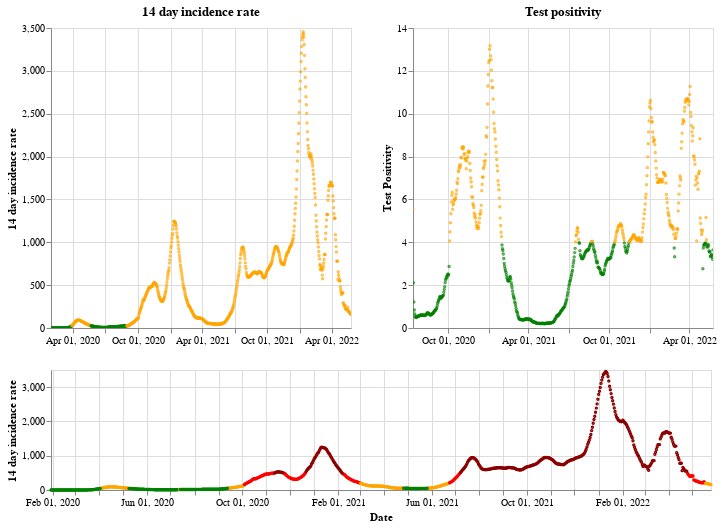

The cell this chart's notebook holds for it:
### Markdown cell above
## England

### Code cell
plot_traffic_light('England')

### Figure 1 — Vega-Lite specification as saved in the notebook (floating-point values rounded to 4 significant figures; data arrays with more than 128 entries replaced by an {"elided": "..."} marker saying what was removed)
{"config": {"view": {"continuousWidth": 400, "continuousHeight": 300}}, "vconcat": [{"hconcat": [{"mark": {"type": "point", "size": 2}, "encoding": {"color": {"condition": {"value": "green", "test": "(datum.twoWeeklyCasesRate <= 25)"}, "value": "orange"}, "tooltip": [{"type": "nominal", "field": "areaName"}, {"type": "temporal", "field": "date"}, {"type": "quantitative", "field": "twoWeeklyCasesRate"}, {"type": "quantitative", "field": "testPositivity"}], "x": {"type": "temporal", "axis": {"title": ""}, "field": "date", "scale": {"domain": {"selection": "DateBrush"}}, "timeUnit": "yearmonthdate"}, "y": {"type": "quantitative", "axis": {"title": "14 day incidence rate"}, "field": "twoWeeklyCasesRate"}}, "title": "14 day incidence rate", "width": 300}, {"mark": {"type": "point", "size": 2}, "encoding": {"color": {"condition": {"value": "green", "test": "(datum.testPositivity <= 4)"}, "value": "orange"}, "tooltip": [{"type": "nominal", "field": "areaName"}, {"type": "temporal", "field": "date"}, {"type": "quantitative", "field": "twoWeeklyCasesRate"}, {"type": "quantitative", "field": "testPositivity"}], "x": {"type": "temporal", "axis": {"title": ""}, "field": "date", "scale": {"domain": {"selection": "DateBrush"}}, "timeUnit": "yearmonthdate"}, "y": {"type": "quantitative", "axis": {"title": "Test Positivity"}, "field": "testPositivity"}}, "title": "Test positivity", "width": 300}]}, {"layer": [{"mark": {"type": "point", "size": 2}, "encoding": {"color": {"condition": {"value": "orange", "test": "(((datum.testPositivity < 4) && (datum.twoWeeklyCasesRate >= 50)) && (datum.twoWeeklyCasesRate < 200))"}, "value": "red"}, "opacity": {"condition": {"value": 1, "test": "((datum.twoWeeklyCasesRate >= 50) && (datum.twoWeeklyCasesRate < 500))"}, "value": 0}, "tooltip": [{"type": "nominal", "field": "areaName"}, {"type": "temporal", "field": "date"}, {"type": "quantitative", "field": "twoWeeklyCasesRate"}, {"type": "quantitative", "field": "testPositivity"}], "x": {"type": "temporal", "axis": {"title": "Date"}, "field": "date", "timeUnit": "yearmonthdate"}, "y": {"type": "quantitative", "axis": {"title": "14 day incidence rate"}, "field": "twoWeeklyCasesRate"}}, "selection": {"DateBrush": {"type": "interval", "encodings": ["x"], "fields": ["Time"]}}}, {"mark": {"type": "point", "size": 2}, "encoding": {"color": {"value": "darkred"}, "opacity": {"condition": {"value": 1, "test": "(datum.twoWeeklyCasesRate >= 500)"}, "value": 0}, "tooltip": [{"type": "nominal", "field": "areaName"}, {"type": "temporal", "field": "date"}, {"type": "quantitative", "field": "twoWeeklyCasesRate"}, {"type": "quantitative", "field": "testPositivity"}], "x": {"type": "temporal", "axis": {"title": "Date"}, "field": "date", "timeUnit": "yearmonthdate"}, "y": {"type": "quantitative", "axis": {"title": "14 day incidence rate"}, "field": "twoWeeklyCasesRate"}}}, {"mark": {"type": "point", "size": 2}, "encoding": {"color": {"condition": {"value": "green", "test": "((datum.testPositivity < 4) && (datum.twoWeeklyCasesRate < 50))"}, "value": "orange"}, "opacity": {"condition": {"value": 1, "test": "(datum.twoWeeklyCasesRate < 50)"}, "value": 0}, "tooltip": [{"type": "nominal", "field": "areaName"}, {"type": "temporal", "field": "date"}, {"type": "quantitative", "field": "twoWeeklyCasesRate"}, {"type": "quantitative", "field": "testPositivity"}], "x": {"type": "temporal", "axis": {"title": "Date"}, "field": "date", "timeUnit": "yearmonthdate"}, "y": {"type": "quantitative", "axis": {"title": "14 day incidence rate"}, "field": "twoWeeklyCasesRate"}}}], "height": 120, "width": 660}], "data": {"name": "data-a0e6608be20febf1e3a826cdf75369c4"}, "$schema": "https://vega.github.io/schema/vega-lite/v4.8.1.json", "datasets": {"data-a0e6608be20febf1e3a826cdf75369c4": {"elided": "847 records"}}}
